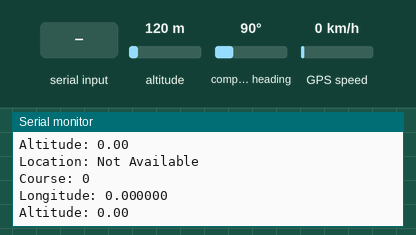
Bench run of a sketch on a simulated Arduino Uno, built with avr-gcc and run on an emulated ATmega328P. Parts: the last lines printed to the serial monitor. The inputs (shaded band) are chosen by the test bench; at power-on: altitude 120 m, compass heading 90°, GPS speed 0 km/h. The GPS gets a fix after 3 s at 37.7749, -122.4194 with 8 satellites.

Above: at 1.2 s.
1.3 s: altitude set to 20 m
At 3.9 s:
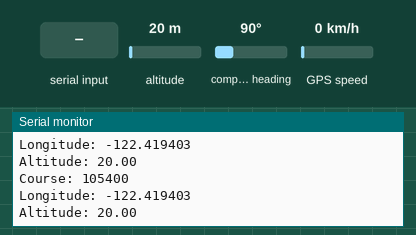
4.6 s: compass heading set to 7°
At 5.9 s:
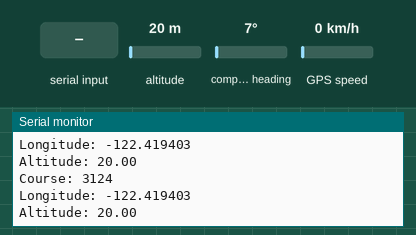
6.1 s: altitude set to 250 m
At 7.9 s:
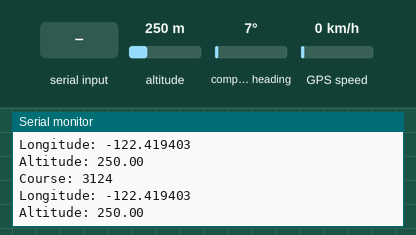
10.2 s: "1" received over the second serial link
Timing chart, 0 to 13.2 s (numbered marks = the images above; inputs shaded):
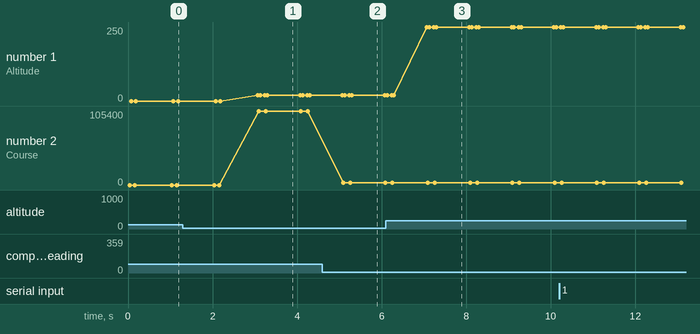

The sketch:

gps_test.ino
```cpp
#include <TinyGPS++.h>
#include <SoftwareSerial.h>

// Choose two Arduino pins to use for software serial
int RXPin = 2;
int TXPin = 3;

int GPSBaud = 9600;

// Create a TinyGPS++ object
TinyGPSPlus gps;

// Create a software serial port called "gpsSerial"
SoftwareSerial gpsSerial(RXPin, TXPin);

void setup()
{
  // Start the Arduino hardware serial port at 9600 baud
  Serial.begin(9600);

  // Start the software serial port at the GPS's default baud
  gpsSerial.begin(GPSBaud);
}

void loop()
{
  // This sketch displays information every time a new sentence is correctly encoded.
  while (gpsSerial.available() > 0)
    if (gps.encode(gpsSerial.read()))
      displayInfo();

  // If 5000 milliseconds pass and there are no characters coming in
  // over the software serial port, show a "No GPS detected" error
  if (millis() > 5000 && gps.charsProcessed() < 10)
  {
    Serial.println("No GPS detected");
    while(true);
  }
}

void displayInfo()
{
  if (gps.location.isValid())
  {
    Serial.print("Latitude: ");
    Serial.println(gps.location.lat(), 6);
    Serial.print("Longitude: ");
    Serial.println(gps.location.lng(), 6);
    Serial.print("Altitude: ");
    Serial.println(gps.altitude.meters());
  }
  else
  {
    Serial.println("Location: Not Available");
  }


  Serial.print("Course: ");
  Serial.println(gps.course.value(), 6);

  Serial.print("Longitude: ");
  Serial.println(gps.location.lng(), 6);
  Serial.print("Altitude: ");
  Serial.println(gps.altitude.meters());


//  Serial.print("Date: ");
//  if (gps.date.isValid())
//  {
//    Serial.print(gps.date.month());
//    Serial.print("/");
//    Serial.print(gps.date.day());
//    Serial.print("/");
//    Serial.println(gps.date.year());
//  }
//  else
//  {
//    Serial.println("Not Available");
//  }
//
//  Serial.print("Time: ");
//  if (gps.time.isValid())
//  {
//    if (gps.time.hour() < 10) Serial.print(F("0"));
//    Serial.print(gps.time.hour());
//    Serial.print(":");
//    if (gps.time.minute() < 10) Serial.print(F("0"));
//    Serial.print(gps.time.minute());
//    Serial.print(":");
//    if (gps.time.second() < 10) Serial.print(F("0"));
//    Serial.print(gps.time.second());
//    Serial.print(".");
//    if (gps.time.centisecond() < 10) Serial.print(F("0"));
//    Serial.println(gps.time.centisecond());
//  }
//  else
//  {
//    Serial.println("Not Available");
//  }
//
//  Serial.println();
//  Serial.println();
  delay(100);
}
```

Measured:
- after the input at 1.3 s, the serial monitor: prints a new line after 1.8 s (image 1)
- after the input at 4.6 s, the serial monitor: prints a new line after 0.49 s (image 2)
- after the input at 6.1 s, the serial monitor: prints a new line after 0.97 s (image 3)
- plotted number 1: 0 → 20 after the input at 1.3 s, 20 → 250 after the input at 6.1 s
- plotted number 2: 105400 → 3124 after the input at 4.6 s
